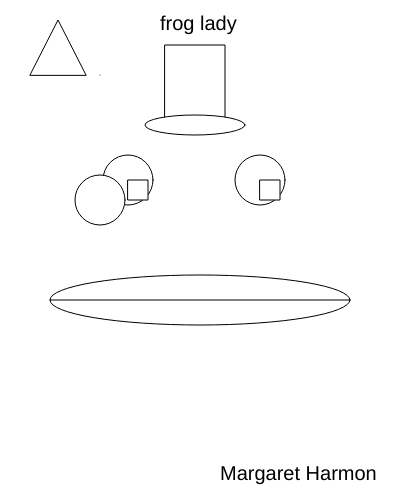
Frame 1 (no input)
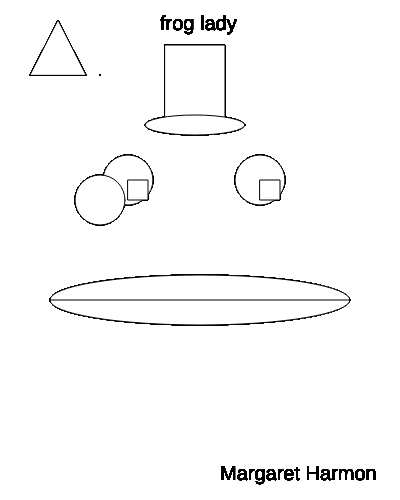
Frame 60 (no input)
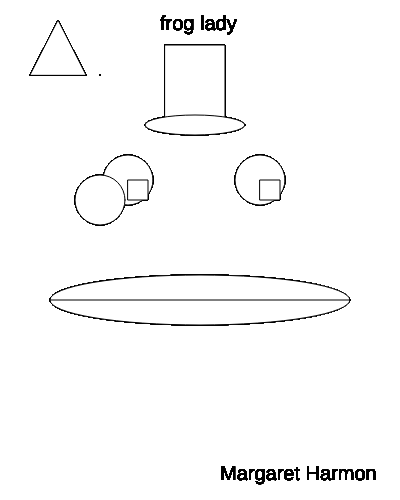
Frame 120 (the mouse pressed at the canvas centre since frame 60)

The p5.js sketch that drew these frames (run headless with seeded random() and noise() and a simulated clock; from frame 60 on, the mouse is pressed at the canvas centre):

// p5.js sketch
// ── sketch.js
var redColor = 100;
var greenColor = 150;
var blueColor = 80;

var x = 100;
var y = 200;
var diameter = 50;

var movement = 13;
// this function is called only once
function setup()
{

    createCanvas(400,500);
}
/* this function is called continuously
    while the sketch is open in the browser
*/
function draw()
{
    background(redColor,greenColor,blueColor);
    circle(x,y,diameter);
    circle(x,y,25);
  if(x >= 400 || x <= 0)
    {
       movement *= -1;
    }

     x += movement;
}
  function draw()
{
  //eyes
  circle(128,180,50);
  circle(260,180,50);

  
  //mouth
  ellipse(200,300,300,50);
  ellipse(x,y,diameter);
  
  
  
  //pupils
  square(128,180,20);
  square(260,180,20);
  
  //top hat
  rect(165,45,60,80);
  ellipse(195,125,100,20);
  
  
  triangle(30,75,58,20,86,75);
  point(100,75);
  
  //smile
  line(50,300, 350, 300);
  
  //name
  textSize(20);
  text('Margaret Harmon', 220,480);
  
  //title
  text('frog lady', 160,30);
  
}
